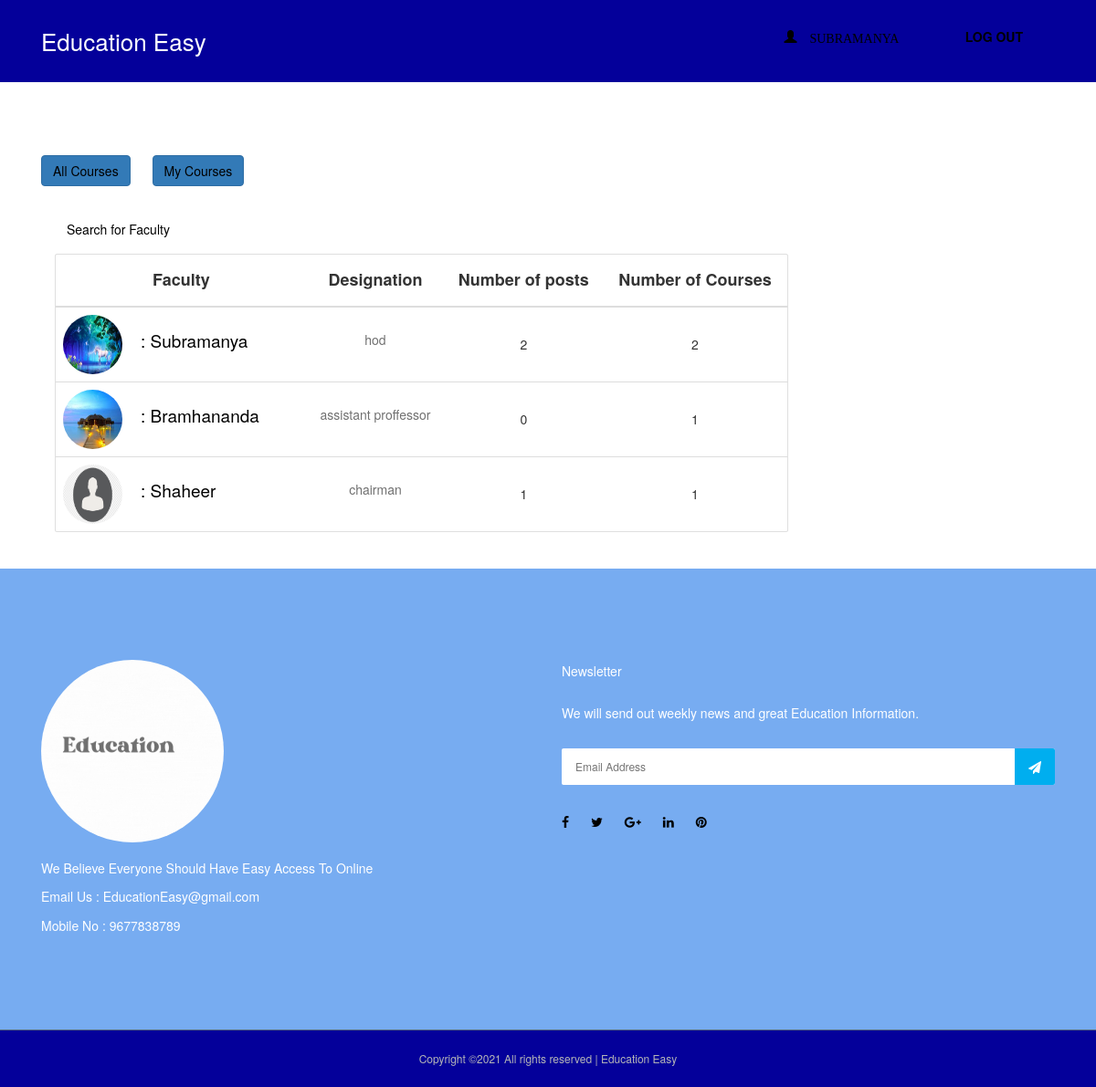
Page /accounts/allfaculty/ (signed in) on the committed database.
### accounts/models.py (models this page shows)
class User(AbstractUser):
    is_student = models.BooleanField(default=False)
    is_faculty = models.BooleanField(default=False)
    first_name = models.CharField(max_length=100)
    last_name = models.CharField(max_length=100)
    email = models.EmailField()

class Faculty(models.Model):
    user = models.OneToOneField(User, on_delete = models.CASCADE, primary_key = True, related_name='faculty')
    phone_number = models.CharField(max_length=20)
    location = models.CharField(max_length=20, default='hyderabad')
    designation = models.CharField(max_length=20)
    contact_facebook = models.URLField(null=True, blank=True)
    contact_linkedin = models.URLField(null=True, blank=True)
    image = models.ImageField(default="default/default_profile.png",upload_to='images/', blank=True)

### accounts/views.py (the view)
# urls.py: path('allfaculty/',views.allfaculty,name= 'allfaculty'),
@login_required
def allfaculty(request):
    users = User.objects.filter(is_faculty=True)
    return render(request,'accounts/allfaculty.html',{'users': users})

### accounts/templates/accounts/allfaculty.html (shortened to what this page needs)
{% extends 'base.html' %}
{% load widget_tweaks %}
{% load static %}
{% block content %}
<br>
<a class="btn btn-primary" href="{% url 'courses:courses' %}">All Courses</a>
{% if request.user.is_authenticated %}
      {% if request.user.is_faculty %}
              <a class="btn btn-primary" href="{% url 'courses:mycreatedcourses' %}">My Courses</a>
      {% else %}
              <a class="btn btn-primary" href="{% url 'courses:my_registered_courses' %}">My Courses</a>
      {% endif %}
{% endif %}
<br><br>
<div class="col-md-9">
  <h4><a href="{% url 'accounts:search_faculty' %}" class="btn btn-outline-secondary">Search for Faculty</a></h4>
  <div class="card">
    <table class="table mb-0">
      <thead>
        <tr>
          <th><h4 style="font-weight:bold; text-align: center;">Faculty</h4></th>
          <th><h4 style="font-weight:bold; text-align: center;">Designation</h4></th>
          <th><h4 style="font-weight:bold; text-align: center;">Number of posts</h4></th>
          <th><h4 style="font-weight:bold; text-align: center;">Number of Courses</h4></th>
        </tr>
      </thead>
      <tbody>
        {% for user in users %}
        {% if user.is_faculty %}
          <tr>
            {% if user.faculty.image %}
            <td class="align-middle"><img class="rounded-circle account-img" style="width: 65px;height: 65px; text-align: center;"  src="{{ user.faculty.image.url }}" ><a href=" {% url 'accounts:profile' user.username %} " style="color:#007bff;font-size:19px;margin-left:20px;">: {{ user.username }}</a></td>
            {% endif %}
            <td class="align-middle" style="text-align: center;"><p>{{user.faculty.designation}}</p></td>
            <td class="align-middle" style="text-align: center;">{{user.posts.count}}</td>
            <td class="align-middle" style="text-align: center;">{{user.courses.count}}</td>
          </tr>
        {% endif %}
        {% endfor %}
      </tbody>
    </table>
  </div>
  <br><br>
</div>
<br><br>
{% endblock content %}

### static/style.css (style rules this page uses)
* { margin: 0; padding: 0; }
@media screen and (max-width: 1200px) { li,a { color: #000 !important; } }
body { font-family: "Montserrat", sans-serif; font-weight: 400; font-size: 14px; }
h1, h2, h3, h4, h5, h6 { font-family: "Montserrat", sans-serif; color: #333333; line-height: 1.4; font-weight: 600; }
a, a:active, a:focus, a:hover { color: #333333; text-decoration: none; -webkit-transition-duration: 500ms; -o-transition-duration: 500ms; transition-duration: 500ms; outline: none; margin-right: 20px; }
p { line-height: 1.9; color: #707070; font-size: 14px; font-weight: 400; }
img { max-width: 100%; height: auto; }

### static/css/default-assets/classy-nav.css (style rules this page uses)
body { font-family: "Roboto", sans-serif; }
img { height: auto; max-width: 100%; }

### rows in the picture
User: faculty.image (picture), username "Subramanya", faculty.designation "hod", posts.count "2", courses.count "2"
User: faculty.image (picture), username "Bramhananda", faculty.designation "assistant proffessor", posts.count "0", courses.count "1"
User: faculty.image (placeholder picture), username "Shaheer", faculty.designation "chairman", posts.count "1", courses.count "1"
